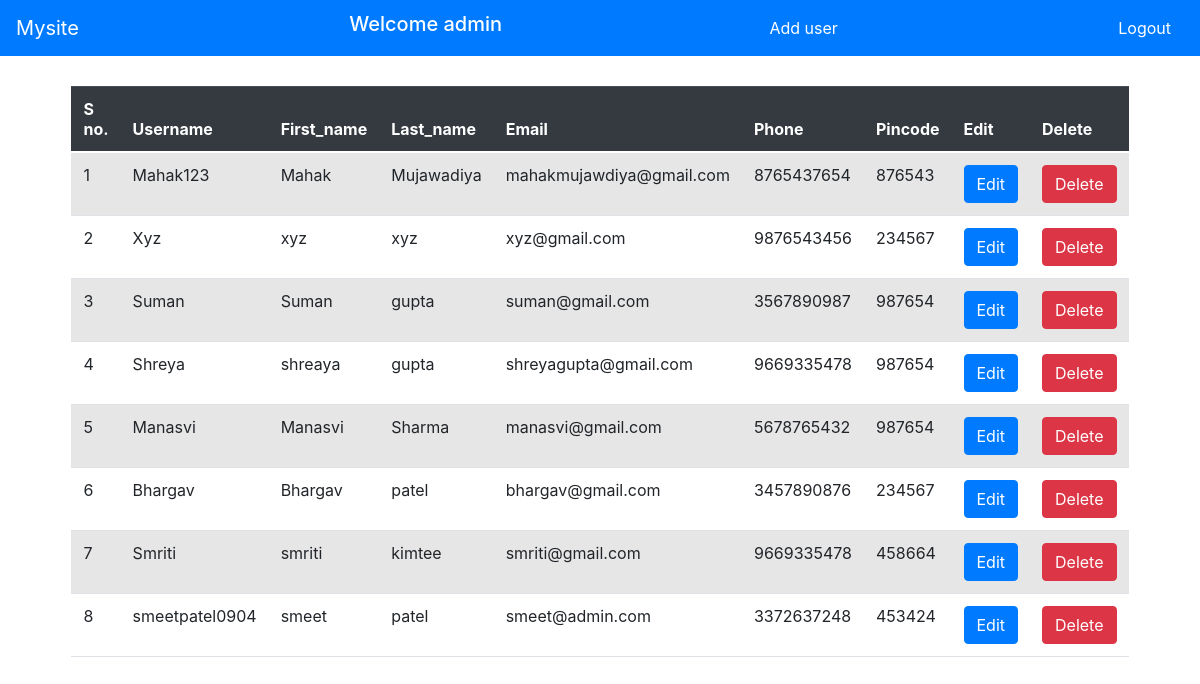
Screenshot of /admin_panel/ (signed in) with the database file from the repository.
### app1/models.py (models this page shows)
class Person(models.Model):
    alpha = RegexValidator(r'^[a-zA-Z]*$', 'Only alphanumeric characters are allowed.')
    p=RegexValidator()
    username=models.CharField(max_length=50,validators=[alpha])
    first_name=models.CharField(max_length=50)
    last_name=models.CharField(max_length=50)
    email = models.EmailField(max_length=50,unique=True)
    password = models.CharField(max_length=15,validators=[RegexValidator(r"(?=.*\d)(?=.*[a-z])(?=.*[A-Z]).{8,}", message="Enter a Valid Indian password Number")])
    phone =models.CharField(max_length=10)
    pincode=models.CharField(max_length=6)

### app1/views.py (the view)
# urls.py: path('admin_panel/',views.adminpage,name="admin"),
@login_required
def adminpage(request):
    data1=request.user
    data=Person.objects.all().order_by("-id")
    return render(request,"admin.html",{"data1":data1,"data":data})

### templates/admin.html (shortened to what this page needs)
<html>
    <head>
        <link href="https://cdn.jsdelivr.net/npm/bootstrap@5.0.0-beta1/dist/css/bootstrap.min.css" rel="stylesheet">
        <link rel="stylesheet" href="https://cdn.jsdelivr.net/npm/bootstrap@4.4.1/dist/css/bootstrap.min.css">
    </head>
    <body>
        <nav class="navbar navbar-dark bg-primary justify-content-between">
            <a class="navbar-brand">Mysite</a>
            <h5 style="color:white">Welcome {{data1.username}}</h5>
            <a href={% url "add_user" %} style="color:white;text-decoration: none" class="btn btn-primary" role="button">Add user</a>
            <a href={% url "logout" %} style="color:white;text-decoration: none" class="btn btn-primary" role="button">Logout</a>
          </nav>
          <table class="table table-striped" style="margin:auto;margin-top: 30px;width: 70%;">
            <thead class="thead-dark">
              <tr>
                <th scope="col">S no.</th>
                <th scope="col">Username</th>
                <th scope="col">First_name</th>
                <th scope="col">Last_name</th>
                <th scope="col">Email</th>
                <th scope="col">Phone</th>
                <th scope="col">Pincode</th>
                <th scope="col">Edit</th>
                <th scope="col">Delete</th>
              </tr>
            </thead>
            <tbody>
            {% for i in data %}
              <tr>
                <td>{{ forloop.counter }}</td>
                <td>{{ i.username }}</td>
                <td>{{ i.first_name }}</td>
                <td>{{ i.last_name }}</td>
                <td>{{ i.email }}</td>
                <td>{{ i.phone }}</td>
                <td>{{ i.pincode }}</td>
                <td scope="col"><a href={% url "edit" i.id %}  class="btn btn-primary" role="button">Edit</a></td>
                <td scope="col"><a href={% url "delete" i.id %}  class="btn btn-danger" role="button">Delete</a></td>
            </tr>
              {% endfor %}
            </tbody>
          </table>
    </body>
</html>

### rows the page displays
Person: username "Mahak123", first_name "Mahak", last_name "Mujawadiya", email "mahakmujawdiya@gmail.com", phone "8765437654", pincode "876543"
Person: username "Xyz", first_name "xyz", last_name "xyz", email "xyz@gmail.com", phone "9876543456", pincode "234567"
Person: username "Suman", first_name "Suman", last_name "gupta", email "suman@gmail.com", phone "3567890987", pincode "987654"
Person: username "Shreya", first_name "shreaya", last_name "gupta", email "shreyagupta@gmail.com", phone "9669335478", pincode "987654"
Person: username "Manasvi", first_name "Manasvi", last_name "Sharma", email "manasvi@gmail.com", phone "5678765432", pincode "987654"
Person: username "Bhargav", first_name "Bhargav", last_name "patel", email "bhargav@gmail.com", phone "3457890876", pincode "234567"
Person: username "Smriti", first_name "smriti", last_name "kimtee", email "smriti@gmail.com", phone "9669335478", pincode "458664"
Person: username "smeetpatel0904", first_name "smeet", last_name "patel", email "smeet@admin.com", phone "3372637248", pincode "453424"

### other values shown
{{ data1.username }} "admin"
